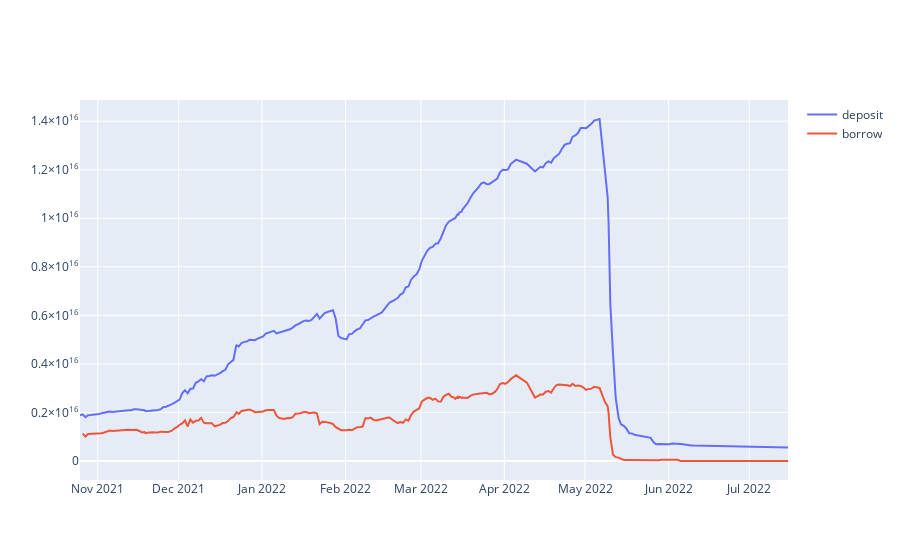

This figure's notebook cell:
### Code cell
fig = go.Figure()
fig.add_trace(go.Line(x = depo['timestamp'], y = depo['deposit'],name='Deposit'))
fig.add_trace(go.Line(x = borw['timestamp'],y = borw['total_borrowed'],name='Borrow'))
fig.show()

### Figure 1 — Plotly figure (JSON) as saved in the notebook; plotly's stock layout.template omitted (floating-point values rounded to 4 significant figures; data arrays with more than 128 entries replaced by an {"elided": "..."} marker saying what was removed)
{"data": [{"name": "deposit", "type": "scatter", "x": {"elided": "265 str values"}, "y": {"elided": "265 float values"}}, {"name": "borrow", "type": "scatter", "x": {"elided": "264 str values"}, "y": {"elided": "264 float values"}}], "layout": {}}
